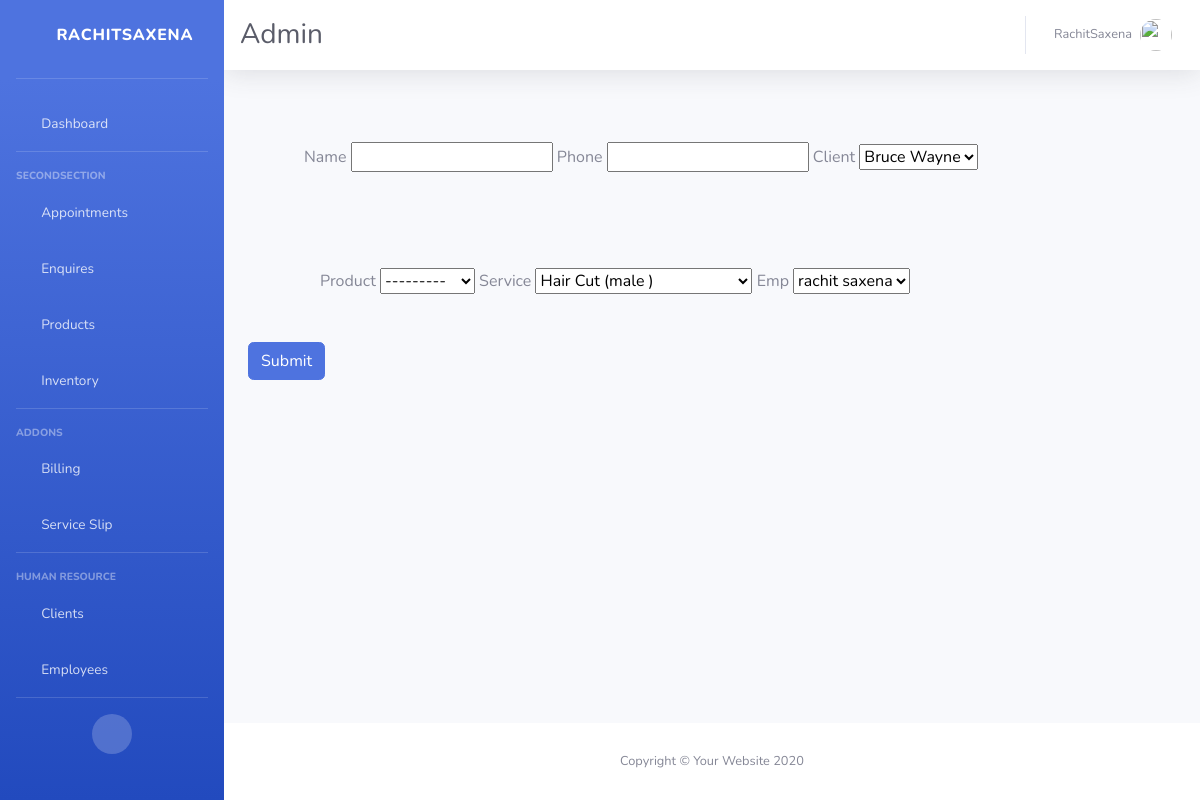
Page /old/serviceSlip/1/ on the committed database.
### basic/models.py (models this page shows, shortened)
class Slip(models.Model):
    name= models.CharField(max_length=100 , null=True , blank=True)
    phone = models.CharField(max_length=10 , null=True )
    client = models.ForeignKey(Client , on_delete = models.CASCADE  , null=True , blank=True)
    service = models.ForeignKey(Service , on_delete= models.CASCADE , null=True , blank=True)
    product = models.ForeignKey(Product , on_delete = models.CASCADE , null=True , blank=True)
    emp = models.ForeignKey(Employee , on_delete = models.CASCADE)
    time = models.TimeField(auto_now=True)

### basic/views.py (the view)
# urls.py: path('serviceSlip/<str:pk>/' , views.updateSlip , name='updateSlip'),
def updateSlip(request , pk):
    slip = Slip.objects.get(id=pk)
    if request.method == 'POST':
        form = NewSlip(request.POST , instance=slip)
        if form.is_valid():
            form.save()
            return redirect('dashboard')
        else:
            return HttpResponse('not found')
    else:
        form = NewSlip(instance= slip)
    params = {
        'form': form,
        'pro' : slip
    }
    return render(request , 'basic/forms/updateSlip.html' , params)

### basic/forms.py
class NewSlip(ModelForm):
    class Meta:
        model = Slip
        fields = '__all__'

### basic/models.py (called while the page is built)
    def __str__(self):
        return (self.name + ' (' + self.gender + ' )')

    def __str__(self):
        return self.name

    def __str__(self):
        return self.name

    def __str__(self):
        return self.name

### basic/templates/basic/forms/updateSlip.html
{% extends 'basic/base.html' %}
{% block content %}
     <form method='post'  class="form-inline"  action=''> {% csrf_token %}
            <div class='container px-2 m-5'>
            {{form.name.label}}
            {{form.name}}
            {{form.phone.label}}
            {{form.phone}}
            {{form.client.label}}
            {{form.client}}
            </div>
            <div class='container px-4 m-5'>
            {{form.product.label}}
            {{form.product}}
             {{form.service.label}}
            {{form.service}}
            {{form.emp.label}}
            {{form.emp}}
            </div>
            <button type="submit" value="Submit" class='btn btn-primary'>Submit</button>
        </form>
    {% endblock content %}

### rows in the picture
Slip: client "Bruce Wayne", product "---------", service "Hair Cut (male )", emp "rachit saxena"
